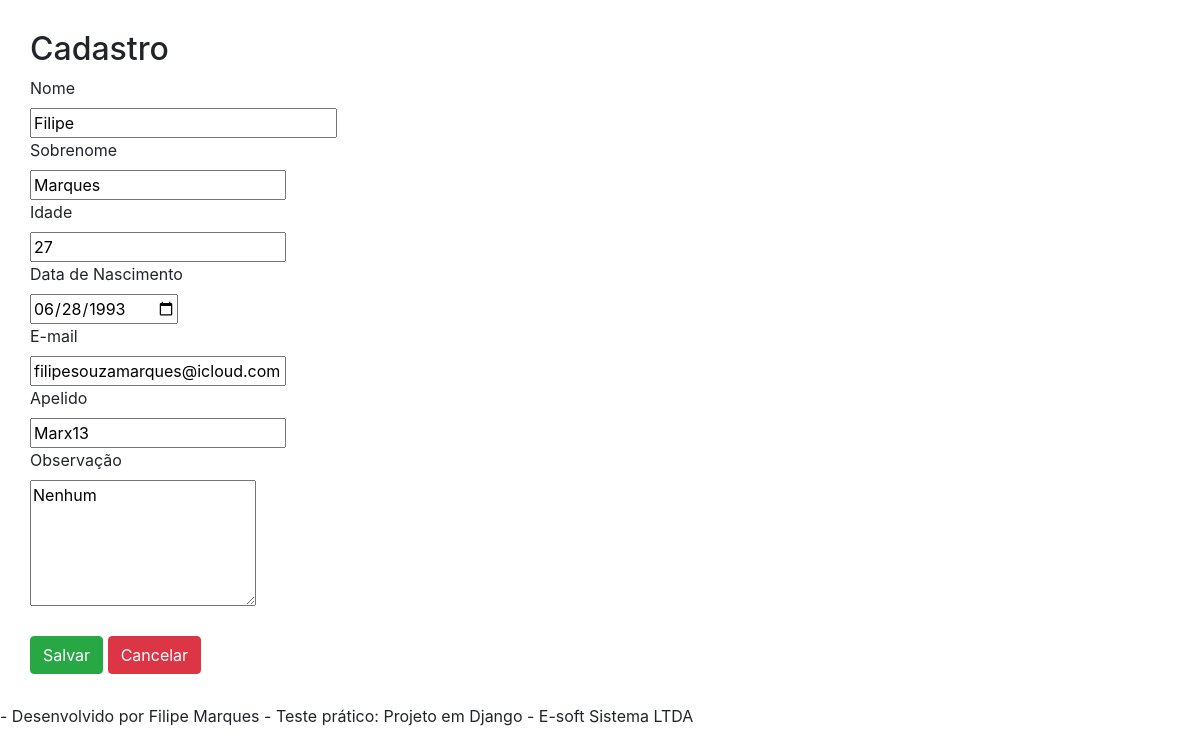
/listapessoas/novocadastro/?id=1, run on an earlier commit of the app's database.
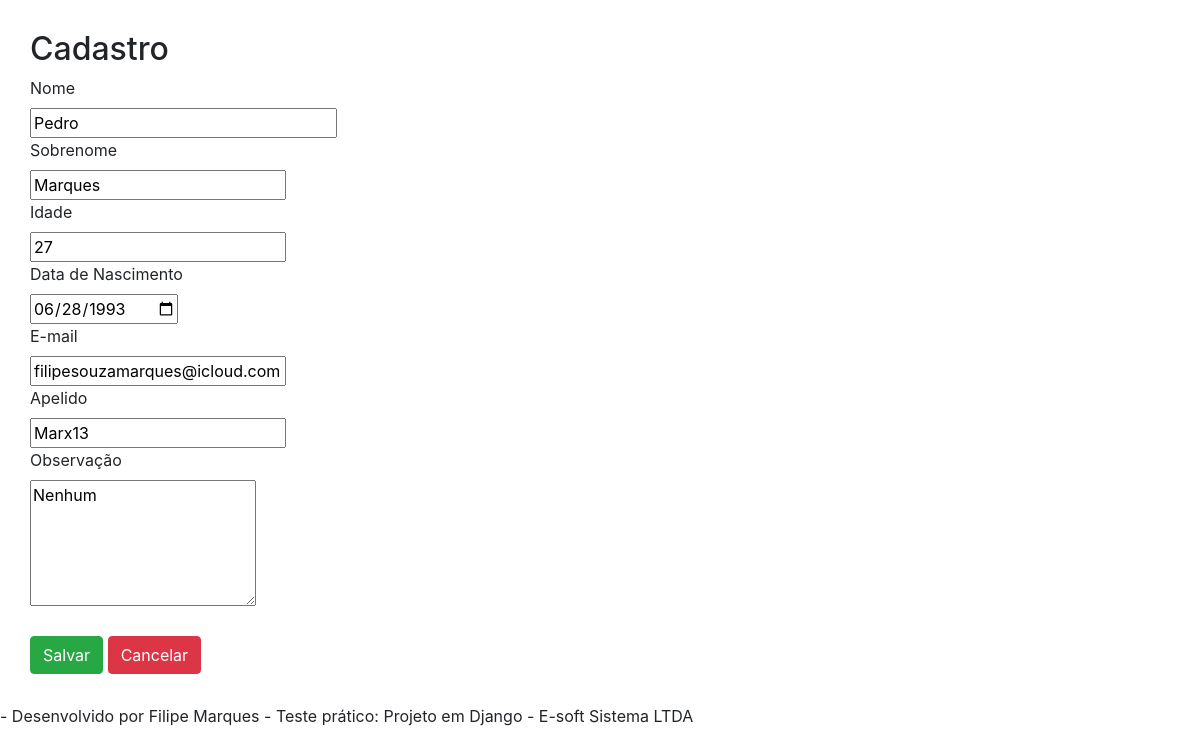
And on a later commit of the database.
### core/models.py (models this page shows)
class cadastro_pessoa(models.Model):
    nome = models.CharField(max_length=16, null=False, verbose_name="Nome")
    sobrenome = models.CharField(max_length=32, null=False, verbose_name="Sobrenome")
    idade = models.PositiveIntegerField()
    data_nascimento = models.DateField(null=False, verbose_name="Data de Nascimento")
    email = models.EmailField(null=False, verbose_name="E-mail")
    apelido = models.CharField(max_length=8, verbose_name="Apelido") #preciso colocar blank=true e null=true
    observacao = models.TextField(blank=True, null=True)
    data_criacao = models.DateTimeField(auto_now=True)
    class Meta:
        db_table = "Cadastro_Pessoas"
        ordering = ["nome", "sobrenome"]
    def get_data_nascimento_input(self):
        if self.data_nascimento == None:
            self.data_nascimento
        else:
            return self.data_nascimento.strftime('%Y-%m-%d')

### core/views.py (the view, shortened to what this page needs)
# urls.py: path('listapessoas/novocadastro/', views.novocadastro),
def novocadastro(request):
    id_pessoa = request.GET.get('id')
    dados = {}
    if id_pessoa:
       dados['cadastro_pessoa'] = cadastro_pessoa.objects.get(id=id_pessoa)
    return render(request, 'novocadastro.html', dados)

### templates/novocadastro.html (shortened to what this page needs)
{% extends "model-page.html" %}
{% block content %}
<div style="padding:30px">
    <h2>Cadastro</h2>
    <form  action="submit" method="POST">{% csrf_token %}
        <label>Nome</label>
        <br>
        <input type="text" name="nome" size="25" value="{{ cadastro_pessoa.nome }}" required>
        <br>
        <label>Sobrenome</label>
        <br>
        <input type="text" name="sobrenome" value="{{ cadastro_pessoa.sobrenome }}" required>
        <br>
        <label>Idade</label>
        <br>
        <input type="text" name="idade" value="{% if cadastro_pessoa.idade != None %}{{ cadastro_pessoa.idade}}{% endif %}" required>
        <br>
        <label>Data de Nascimento</label>
        <br>
        <input type="date" name="data_nascimento" value="{{ cadastro_pessoa.get_data_nascimento_input }}" required>
        <br>
        <label>E-mail</label>
        <br>
        <input type="email" name="email" value="{{ cadastro_pessoa.email }}"required>
        <br>
        <label>Apelido</label>
        <br>
        <input type="text" name="apelido" value="{{ cadastro_pessoa.apelido }}"required>
        <br>
        <label>Observação</label>
        <br>
        <textarea name="observacao" rows="5">{% if cadastro_pessoa.observacao != None %}{{ cadastro_pessoa.observacao}}{% endif %}</textarea>
        <br><br>
        <button type="submit" class="btn btn-success">Salvar</button>
        <a href="/">
            <button type="button" class="btn btn-danger">Cancelar</button>
        </a>
    </form>
</div>
{% endblock%}

What changed in the data, as far as the page shows it:
changed cadastro_pessoa "Marques": nome "Filipe" → "Pedro"
